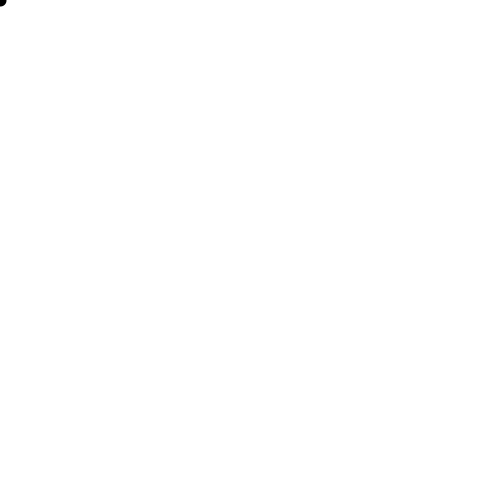
Frame 1 (no input)
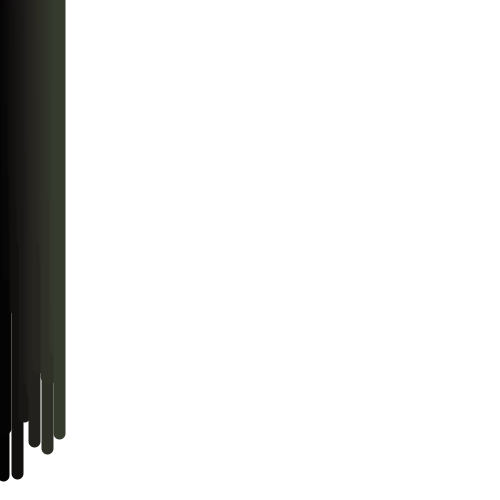
Frame 60 (the mouse pressed at the canvas centre just before this capture)
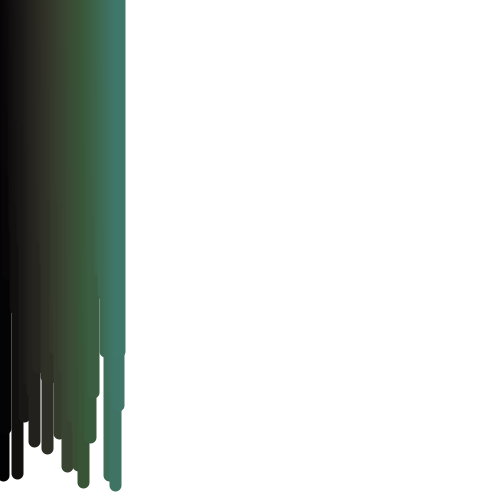
Frame 120 (the mouse held since frame 60 and released just before this capture)

The Processing sketch that drew these frames (run headless with seeded random() and noise(); from frame 60 on, the mouse is pressed at the canvas centre):

// Processing sketch: E2
// ── E2.pde

int x,y;
int h,s,b;

void setup()
{
  size(500,500);
  background(255);
  
  x=0;
  y=0;
  h=0;
  s=0;
  b=0;

}

void draw()
{
  

  
  colorMode(HSB);
  stroke(h,s,b);
  h++;
  s++;
  b++;
  h %=256;
  s %=256;
  b %=256;
  
  strokeWeight(12.0);
  strokeCap(ROUND);
  line(0+x,0,0+x,y);
 
 x++;
 x %=501;

 y=floor(random(500));
  
  
 

}
